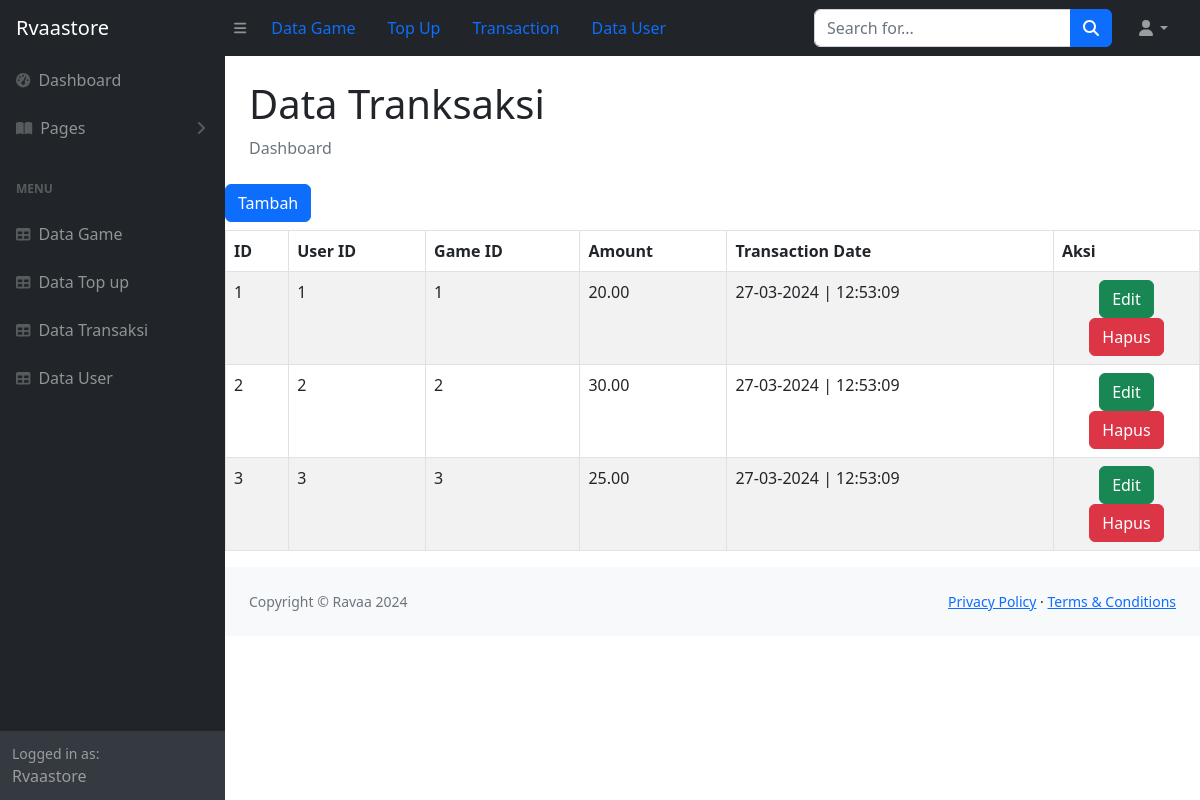
Screenshot of /nyoba/transaction.php with the database file from the repository.
### tables this page shows
CREATE TABLE `topups` (
  `id` int(11) NOT NULL,
  `user_id` int(11) DEFAULT NULL,
  `game_id` int(11) DEFAULT NULL,
  `amount` decimal(10,2) NOT NULL,
  `topup_date` timestamp NOT NULL DEFAULT current_timestamp()
);

### nyoba/config/controller.php (called while the page is built, shortened)
<?php
function select($query){
    global $db;
    $result = mysqli_query($db, $query);
    while ($row = mysqli_fetch_assoc($result)){
        $rows[] = $row;
    }
    return $rows;
}

### nyoba/transaction.php (the view, shortened to what this page needs)
<?php
include 'layouts/header.php';
?>
            <div id="layoutSidenav_content">
                <main>
                <div class="container-fluid px-4">
                        <h1 class="mt-4">Data Tranksaksi</h1>
                        <ol class="breadcrumb mb-4">
                            <li class="breadcrumb-item active">Dashboard</li>
                        </ol>
                    </div>
                    <a href="create_t" class ="btn btn-primary mb-2">Tambah</a>
                    <table class="table table-bordered table-striped">
                        <thead>
                            <tr>
                                <th>ID</th>
                                <th>User ID</th>
                                <th>Game ID</th>
                                <th>Amount</th>
                                <th>Transaction Date</th>
                                <th>Aksi</th>
                            </tr>
                        </thead>
                        <tbody>
                            <?php $id = 1;?>
                            <?php foreach($tgl_topup as $topup) : ?>
                            <tr>
                                <td><?= $id++;?></td>
                                <td><?= $topup['user_id'];?></td>
                                <td><?= $topup['game_id'];?></td>
                                <td><?= $topup['amount'];?></td>
                                <td><?= date('d-m-Y | H:i:s', strtotime($topup['topup_date']));?></td>
                                <td width="15%" class="text-center">
                                    <a href="" class="btn btn-success">Edit</a>
                                    <a href="" class="btn btn-danger">Hapus</a>
                                </td>
                            </tr>
                            <?php endforeach;?>
                        </tbody>
                      </table>
                      <main>
<?php
include 'layouts/footer.php';
?>

### rows the page displays
topups: user "1", game "1", amount "20.00", topup_date "27-03-2024 | 12:53:09"
topups: user "2", game "2", amount "30.00", topup_date "27-03-2024 | 12:53:09"
topups: user "3", game "3", amount "25.00", topup_date "27-03-2024 | 12:53:09"
